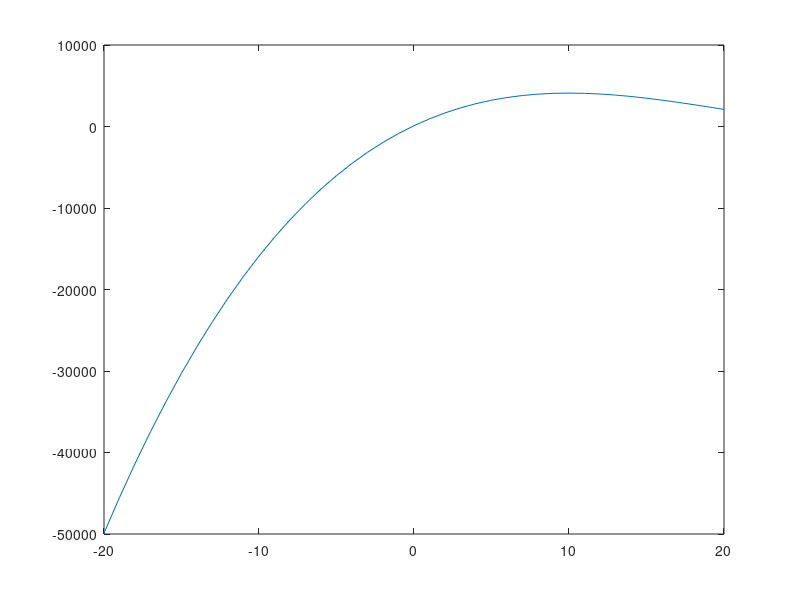
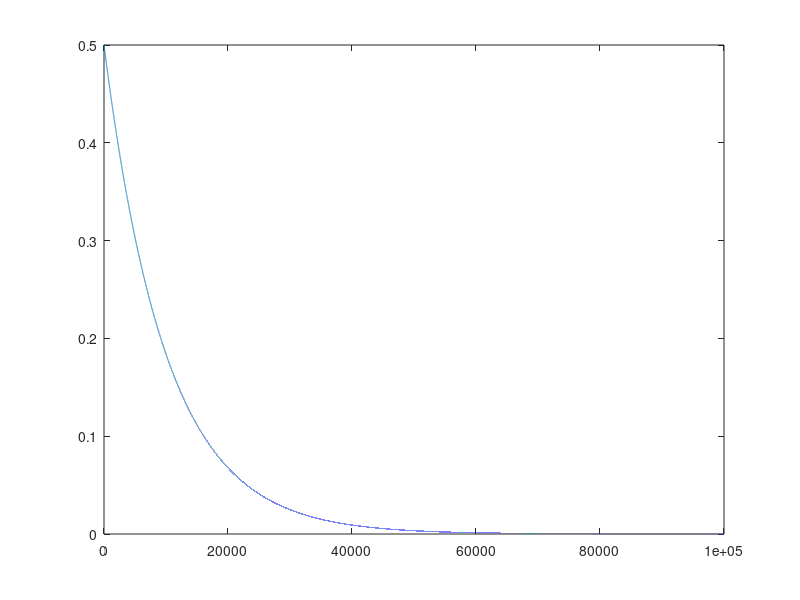

Here is the MATLAB script that generated these plots, in order:
function plots

    %/////////////////////////////////////////////////////
    %
    % Plot objective function
    %
    x = -20:20;
    y = x.^3 - 60 * x.^2 + 900 * x + 100;
    figure(1);
    plot(x, y);
    %/////////////////////////////////////////////////////
    
    %/////////////////////////////////////////////////////
    %
    % Plot cooling rate (exponential) function
    %
    %tmax = 1e3;
    tmax = 1e5;
    % Rate increment variable
    t = 0 : tmax;
    %
    % SA parameters
    %    
    % Temperature bounds
    %Tmax = 0.05;
    Tmax = 0.5;
    % Rate
    %R =    0.001;
    R =    0.0001;
    %R =    0.00001;
    
    y = Temp(t, Tmax, R);
   
    figure(2);
    plot(t, y);
    %/////////////////////////////////////////////////////

end


% Temperature actualization
function newtemp = Temp(t, Tmax, R)
    newtemp = Tmax * exp(-R * t);
end





















